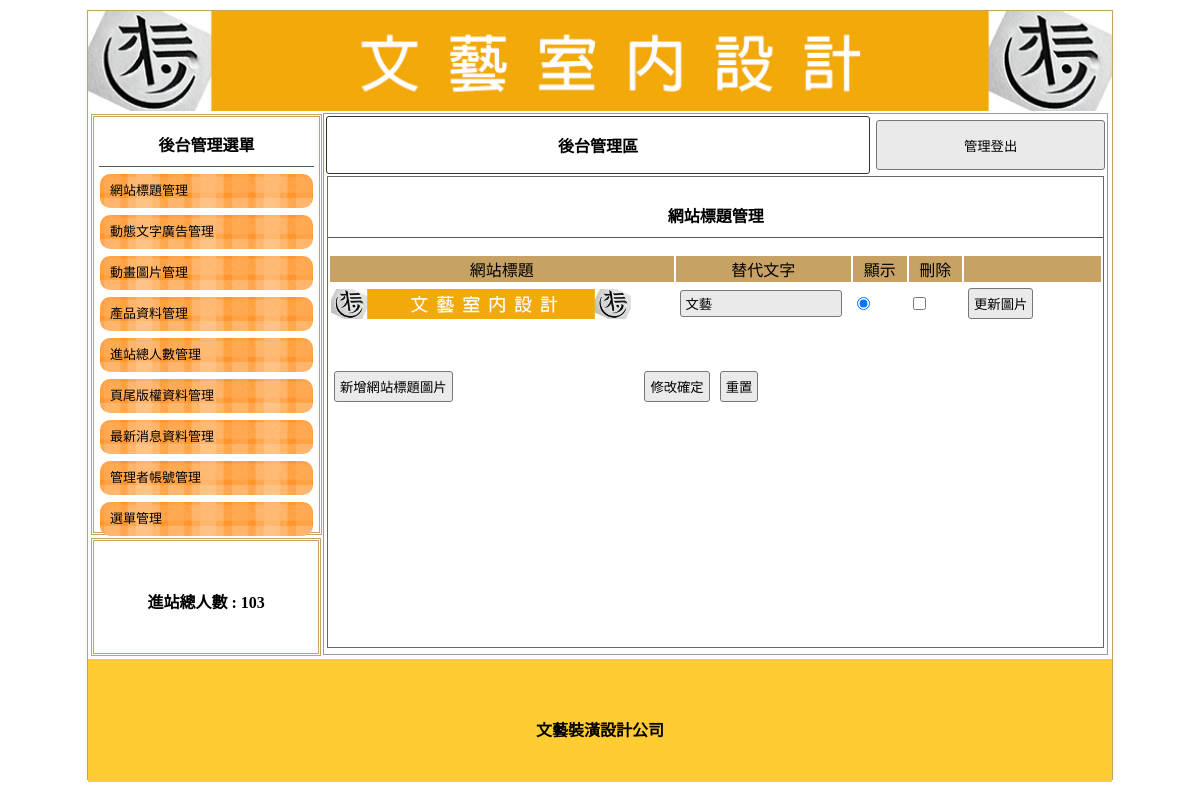
The page /admin.php (signed in) on the database its author committed.
### tables this page shows
CREATE TABLE `titles` (
  `id` int(10) UNSIGNED NOT NULL,
  `img` text NOT NULL,
  `text` text NOT NULL,
  `sh` int(1) UNSIGNED NOT NULL DEFAULT 0
);

CREATE TABLE `total` (
  `id` int(1) UNSIGNED NOT NULL,
  `total` int(10) UNSIGNED NOT NULL
);

CREATE TABLE `bottom` (
  `id` int(1) UNSIGNED NOT NULL,
  `bottom` text NOT NULL
);

### api/db.php (called while the page is built, shortened)
<?php
class DB{
    protected $dsn="mysql:host=localhost;charset=utf8;dbname=db10";
    protected $pdo;
    protected $table;
    function __construct($table){
        $this->table=$table;
        $this->pdo=new PDO($this->dsn,'root','');
    }
    function all(...$arg){
        $sql="SELECT * FROM $this->table ";
        return $this->fetchAll($sql);
    }
    function find($id){
        $sql="SELECT * FROM $this->table ";
        if(is_array($id)){
            $where=$this->a2s($id);
            $sql=$sql . " WHERE ". join(" && ",$where);
        }else{
            $sql .= " WHERE `id`='$id' ";
        }
        return $this->fetchOne($sql);
    }
    function a2s($array){
        $tmp=[];
        foreach($array as $key => $value){
            $tmp[]="`$key`='$value'";
        }
        return $tmp;
    }
    protected function fetchOne($sql){
        return $this->pdo->query($sql)->fetch(PDO::FETCH_ASSOC);
    }
    protected function fetchAll($sql){
        return $this->pdo->query($sql)->fetchAll(PDO::FETCH_ASSOC);
    }
}
$Title=new DB('titles');
$Total=new DB('total');
$Bottom=new DB('bottom');

### admin.php (the view, shortened to what this page needs)
<?php include_once "api/db.php";
?>
<!DOCTYPE html
    PUBLIC "-//W3C//DTD XHTML 1.0 Transitional//EN" "http://www.w3.org/TR/xhtml1/DTD/xhtml1-transitional.dtd">
<html xmlns="http://www.w3.org/1999/xhtml">
<head>
    <link href="./css/css.css" rel="stylesheet" type="text/css">
</head>
<body>
    <div id="main">
        <a title="" href="index.php">
            <div class="ti"
                style="background:url('./upload/<?=$Title->find(['sh'=>1])['img'];?>'); background-size:cover;"></div>
        </a>
        <div id="ms">
            <div id="lf" style="float:left;">
                <div id="menuput" class="dbor">
                    <span class="t botli">後台管理選單</span>
                    <a style="color:#000; font-size:13px; text-decoration:none;" href="?do=title">
                        <div class="mainmu">
                            網站標題管理 </div>
                    </a>
                    <a style="color:#000; font-size:13px; text-decoration:none;" href="?do=ad">
                        <div class="mainmu">
                            動態文字廣告管理 </div>
                    </a>
                    <a style="color:#000; font-size:13px; text-decoration:none;" href="?do=mvim">
                        <div class="mainmu">
                            動畫圖片管理 </div>
                    </a>
                    <a style="color:#000; font-size:13px; text-decoration:none;" href="?do=image">
                        <div class="mainmu">
                            產品資料管理 </div>
                    </a>
                    <a style="color:#000; font-size:13px; text-decoration:none;" href="?do=total">
                        <div class="mainmu">
                            進站總人數管理 </div>
                    </a>
                    <a style="color:#000; font-size:13px; text-decoration:none;" href="?do=bottom">
                        <div class="mainmu">
                            頁尾版權資料管理 </div>
                    </a>
                    <a style="color:#000; font-size:13px; text-decoration:none;" href="?do=news">
                        <div class="mainmu">
                            最新消息資料管理 </div>
                    </a>
                    <a style="color:#000; font-size:13px; text-decoration:none;" href="?do=admin">
                        <div class="mainmu">
                            管理者帳號管理 </div>
                    </a>
                    <a style="color:#000; font-size:13px; text-decoration:none;" href="?do=menu">
                        <div class="mainmu">
                            選單管理 </div>
                    </a>
                </div>
                <div class="dbor" style="margin:3px; width:95%; height:20%; line-height:100px;">
                    <span class="t">進站總人數 :
                        <?=$Total->find(1)['total'];?> </span>
                </div>
            </div>
            <?php
				$do=$_GET['do']??'title';
				$file="./backend/{$do}.php";
				if(file_exists($file)){
					include $file;
				}else{
					include "./backend/title.php";
				}
				?>
        </div>
        <div
            style="width:1024px; left:0px; position:relative; background:#FC3; margin-top:4px; height:123px; display:block;">
            <span class="t" style="line-height:123px;"><?=$Bottom->find(1)['bottom'];?></span>
        </div>
    </div>
</body>
</html>

### backend/title.php (shortened to what this page needs)
<div class="di"
    style="height:540px; border:#999 1px solid; width:76.5%; margin:2px 0px 0px 0px; float:left; position:relative; left:20px;">
    <?php include_once "logout.php";?>
    <div style="width:99%; height:87%; margin:auto; overflow:auto; border:#666 1px solid;">
        <p class="t cent botli">網站標題管理</p>
        <form method="post" action="./api/edit.php">
            <table width="100%">
                <tbody>
                    <tr class="yel">
                        <td width="45%">網站標題</td>
                        <td width="23%">替代文字</td>
                        <td width="7%">顯示</td>
                        <td width="7%">刪除</td>
                        <td></td>
                    </tr>
                    <?php
                    $rows=$Title->all();
                    foreach($rows as $row){
                    ?>
                    <tr>
                        <td width="45%">
                            <img src="./upload/<?=$row['img'];?>" style="width:300px;height:30px;">
                        </td>
                        <td width="23%">
                            <input type="text" name="text[]" value="<?=$row['text'];?>">
                        </td>
                        <td width="7%">
                            <input type="radio" name="sh" value="<?=$row['id'];?>" <?=($row['sh']==1)?'checked':'';?>>
                        </td>
                        <td width="7%">
                            <input type="checkbox" name="del[]" value="<?=$row['id'];?>">
                        </td>
                        <td>
                            <input type="button"
                                onclick="op('#cover','#cvr','./modal/upload_<?=$do;?>.php?id=<?=$row['id'];?>&table=<?=$do;?>')"
                                value="更新圖片">
                        </td>
                    </tr>
                    <?php
                    }
                    ?>
                </tbody>
            </table>
            <table style="margin-top:40px; width:70%;">
                <tbody>
                    <tr>
                        <td width="200px">
                            <input type="button"
                                onclick="op(&#39;#cover&#39;,&#39;#cvr&#39;,&#39;./modal/<?=$do;?>.php?table=<?=$do;?>&#39;)"
                                value="新增網站標題圖片">
                        </td>
                        <td class="cent">
                            <input type="submit" value="修改確定">
                            <input type="reset" value="重置">
                        </td>
                    </tr>
                </tbody>
            </table>
        </form>
    </div>
</div>

### css/css.css (style rules this page uses)
body { padding: 0px; margin: 0px; }
#main { width: 1024px; height: 768px; margin: 10px auto 10px auto; border: #C8A165 1px solid; position: relative; }
.ti { width: 100%; height: 100px; position: relative; background-size: cover; background-repeat: no-repeat; }
.dbor { border: #C8A165 double 3px; margin: 1px; padding: 2px 10px 2px 10px; }
.t { font-weight: 800; display: block; text-align: center; padding: 10px 1px 10px 1px; }
.botli { border-bottom: #555 1px solid; }
.mainmu { position: relative; border-radius: 10px; background: url(../icon/menu.fw.png) center no-repeat; background-size: cover; line-height: 30px; padding: 2px 10px 2px 10px; margin: 7px 1px 7px 1px; }
#lf { height: 540px; width: 21%; display: inline-block; }
#menuput { width: 100%; height: 75%; position: relative; padding: 5px; display: block; margin: 3px; }
.di { display: inline-block; }
.cent { text-align: center; }
input, button { border: #777 1px solid; border-radius: 3px; background: #EAEAEA; padding: 5px; margin: 3px; }
input[type=text], input[type=password] { width: 150px; }
.yel td { background: #C8A165; text-align: center; }

### rows shown on the page
titles: img (picture), text "文藝", sh "☑"
total: total "103"
bottom: bottom "文藝裝潢設計公司"
